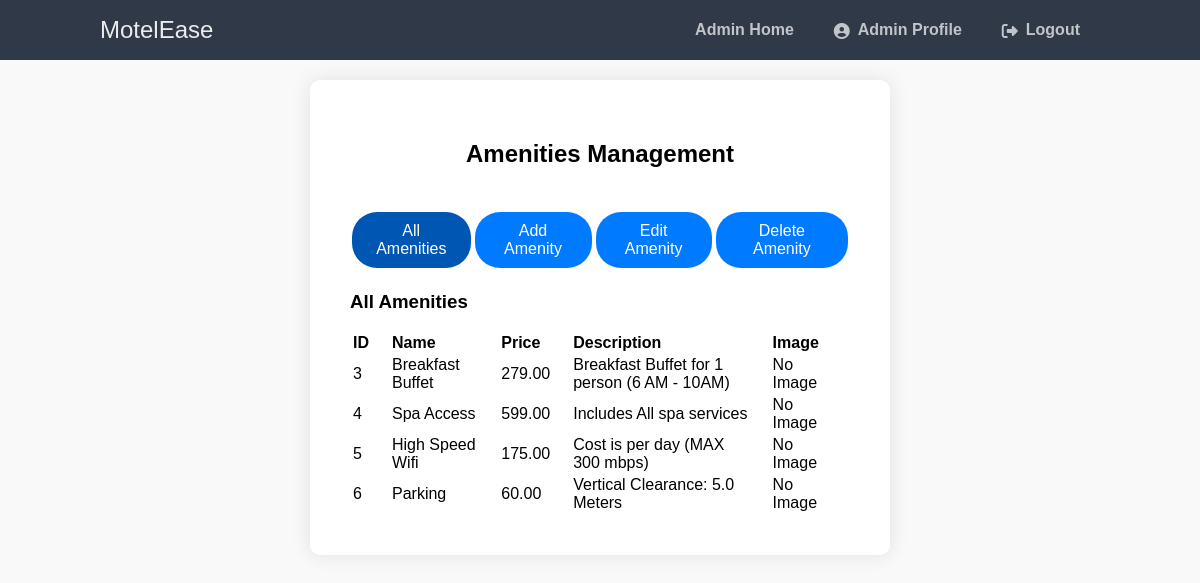
Page /ITPROGhotel/php/amenities_management.php (signed in) on the earlier database version.
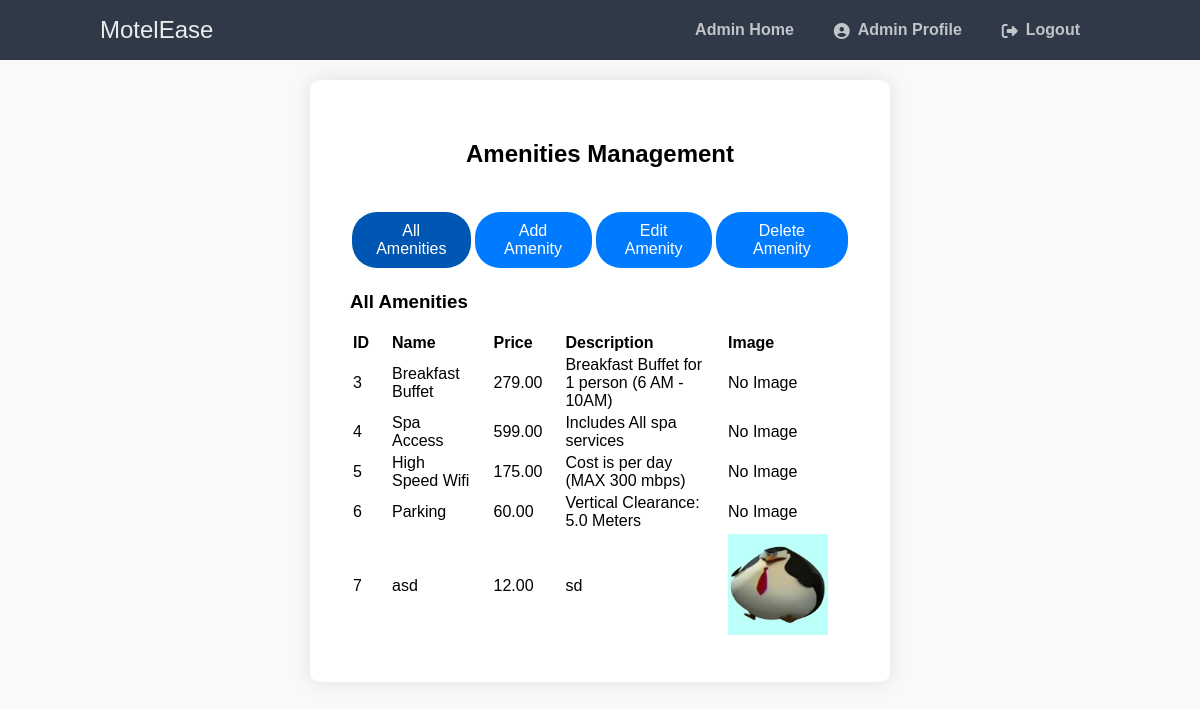
Same page on the later database version.
### tables this page shows
CREATE TABLE `amenities` (
  `id` int(11) NOT NULL,
  `name` varchar(100) NOT NULL,
  `price` decimal(10,2) NOT NULL,
  `description` text DEFAULT NULL,
  `image` mediumblob NOT NULL
);

### ITPROGhotel/php/amenities_management.php (the view, shortened to what this page needs)
<?php
$conn = new mysqli('localhost', 'root', '', 'itproghs');
function getAmenities() {
    global $conn;
    $result = $conn->query("SELECT * FROM amenities");
    return $result->fetch_all(MYSQLI_ASSOC);
}
$amenities = getAmenities();
?>
<!DOCTYPE html>
<html>
<head>
    <link href="../usermgmt.css" rel="stylesheet" type="text/css">
    <link rel="stylesheet" href="https://cdnjs.cloudflare.com/ajax/libs/font-awesome/6.2.0/css/all.min.css">
</head>
<body>
    <nav class="navtop">
        <div>
            <h1>MotelEase</h1>
            <a href="admin_home.php">Admin Home</a>
            <a href="admin_profile.php"><i class="fas fa-user-circle"></i>Admin Profile</a>
            <a href="logout.php"><i class="fas fa-sign-out-alt"></i>Logout</a>
        </div>
    </nav>
    <div class="container">
        <h2>Amenities Management</h2>
        <div class="toggle-container">
            <button class="active" onclick="showForm('all-amenities-form')">All Amenities</button>
            <button onclick="showForm('add-amenity-form')">Add Amenity</button>
            <button onclick="showForm('edit-amenity-form')">Edit Amenity</button>
            <button onclick="showForm('delete-amenity-form')">Delete Amenity</button>
        </div>
        <div id="all-amenities-form" class="form-container active">
            <h3>All Amenities</h3>
            <table>
                <tr>
                    <th style="text-align: left; padding-right: 20px;">ID</th>
                    <th style="text-align: left; padding-right: 20px;">Name</th>
                    <th style="text-align: left; padding-right: 20px;">Price</th>
                    <th style="text-align: left; padding-right: 20px;">Description</th>
                    <th style="text-align: left; padding-right: 20px;">Image</th>
                </tr>
                <?php foreach ($amenities as $amenity): ?>
                <tr>
                    <td style="text-align: left; padding-right: 20px;"><?php echo $amenity['id']; ?></td>
                    <td style="text-align: left; padding-right: 20px;"><?php echo $amenity['name']; ?></td>
                    <td style="text-align: left; padding-right: 20px;"><?php echo $amenity['price']; ?></td>
                    <td style="text-align: left; padding-right: 20px;"><?php echo $amenity['description']; ?></td>
                    <td style="text-align: left; padding-right: 20px;"><?php echo $amenity['image'] ? '<img src="' . $amenity['image'] . '" alt="Amenity Image" style="width: 100px;">' : 'No Image'; ?></td>
                </tr>
                <?php endforeach; ?>
            </table>
        </div>
    </div>
</body>
</html>

### ITPROGhotel/usermgmt.css (style rules this page uses)
body { font-family: 'Montserrat', sans-serif; background-color: #f9f9f9; margin: 0; padding: 0; }
.navtop { background-color: #2f3947; height: 60px; width: 100%; border: 0; position: fixed; top: 0; left: 0; z-index: 1000; }
.navtop div { display: flex; margin: 0 auto; width: 1000px; height: 100%; align-items: center; }
.navtop div h1, .navtop div a { display: inline-flex; align-items: center; }
.navtop div h1 { flex: 1; font-size: 24px; padding: 0; margin: 0; color: #eaebed; font-weight: normal; }
.navtop div a { padding: 0 20px; text-decoration: none; color: #c1c4c8; font-weight: bold; }
.navtop div a i { padding: 2px 8px 0 0; }
.container { background-color: white; padding: 40px; border-radius: 10px; box-shadow: 0 0 20px rgba(0, 0, 0, 0.1); width: 100%; max-width: 500px; display: flex; flex-direction: column; align-items: center; margin: 80px auto; }
.form-container { width: 100%; display: none; }
.form-container.active { display: block; }
.toggle-container { display: flex; justify-content: center; margin-top: 20px; }
.toggle-container button { background-color: #007BFF; border: none; padding: 10px 20px; text-align: center; text-decoration: none; display: inline-block; font-size: 16px; margin: 4px 2px; cursor: pointer; border-radius: 25px; color: white; transition: background-color 0.3s ease, transform 0.3s ease; }
.toggle-container button.active { background-color: #0056b3; }

Differences in the rows shown:
added amenities: id "7", name "asd", price "12.00", description "sd", image (picture)
